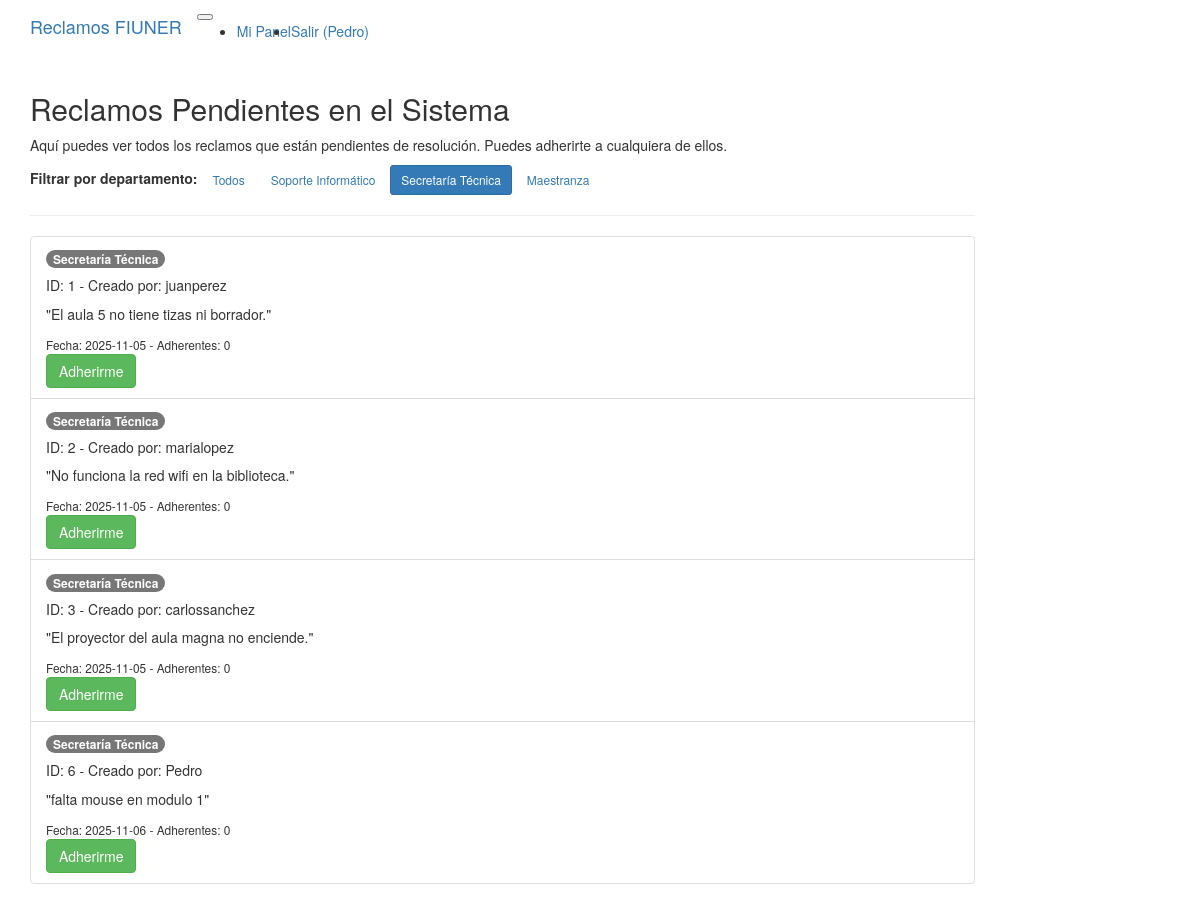
The app's page /listar_reclamos?departamento=secretaría+técnica (signed in) with its own data.
### modules/modelos_db.py (models this page shows)
class ModeloUsuario(Base):
    __tablename__ = 'usuarios'
    id = Column(Integer, primary_key=True)
    nombre = Column(String(100), nullable=False) # nullable=False significa que no puede estar vacío
    apellido = Column(String(100), nullable=False)
    email = Column(String(100), nullable=False, unique=True) # unique=True asegura que no haya emails repetidos
    nombre_usuario = Column(String(50), nullable=False, unique=True) # unique=True asegura que no haya nombres de usuario repetidos
    claustro = Column(String(20), nullable=False)
    contrasena = Column(String(255), nullable=False) # Guardaremos la contraseña hasheada (más adelante)
    reclamos_creados = relationship("ModeloReclamo", back_populates="creador")
    rol = Column(String(20), nullable=False, default="final")
    departamento_asignado = Column(String(100), nullable=True) # nullable=True porque no todos los usuarios son jefes
    reclamos_adheridos = relationship(
        "ModeloReclamo",
        secondary=asociacion_reclamos_adherentes,
        back_populates="adherentes"
    )

class ModeloReclamo(Base):
    __tablename__ = 'reclamos' # Nombre de la tabla en la BD
    id = Column(Integer, primary_key=True)
    contenido = Column(String(1000), nullable=False)
    departamento = Column(String(100), nullable=False)
    timestamp = Column(DateTime, nullable=False) # Guardará fecha y hora
    estado = Column(String(20), nullable=False)
    tiempo_resolucion_asignado = Column(Integer, nullable=True) # Puede ser nulo al principio
    id_usuario_creador = Column(Integer, ForeignKey('usuarios.id'), nullable=False)
    creador = relationship("ModeloUsuario", back_populates="reclamos_creados")
    adherentes = relationship(
        "ModeloUsuario",
        secondary=asociacion_reclamos_adherentes,
        back_populates="reclamos_adheridos"
    )

### server.py (the view)
@app.route("/listar_reclamos")
@gestor_login.se_requiere_login
def listar_reclamos():
    filtro_depto = request.args.get('departamento', None)
    lista_reclamos = []
    if filtro_depto:
        lista_reclamos = sistema.buscar_reclamos_pendientes_por_departamento(filtro_depto)
    else:
        lista_reclamos = sistema.buscar_reclamos_pendientes_todos()
    departamentos_posibles = ["soporte informático", "secretaría técnica", "maestranza"]
    return render_template("listar_reclamos.html",
                           reclamos=lista_reclamos,
                           departamentos=departamentos_posibles,
                           filtro_actual=filtro_depto)

### modules/gestor_login.py (called while the page is built)
    @property
    def usuario_actual(self) -> UsuarioLogin | None:
        return current_user if current_user.is_authenticated else None

    @property
    def usuario_autenticado(self) -> bool:
        return current_user.is_authenticated

        @login_manager.user_loader
        def cargar_usuario_actual(id_usuario_str: str):
            try:
                id_usuario_int = int(id_usuario_str)
            except ValueError:
                return None # Si el ID no es un número, es inválido
            entidad = self.__repo_usuarios.obtener_por_id(id_usuario_int)
            if entidad:
                return UsuarioLogin(entidad)
            else:
                return None

### modules/reclamo.py (called while the page is built)
    @property
    def id_reclamo(self) -> int:
        return self.__id_reclamo

    @property
    def usuario_creador(self) -> Usuario:
        return self.__usuario_creador

    @property
    def contenido(self) -> str:
        return self.__contenido

    @property
    def departamento(self) -> str:
        return self.__departamento

    @property
    def timestamp(self) -> datetime.datetime:
        return self.__timestamp

    @property
    def numero_adherentes(self) -> int:
        return len(self.__adherentes)

### modules/repositorio_concreto.py (called while the page is built)
    def obtener_por_id(self, id: int) -> Optional[Usuario]:
        modelo = self.__session.query(ModeloUsuario).get(id)
        return self.__map_modelo_a_entidad(modelo) if modelo else None

    def obtener_todos_por_filtro(self, **kwargs) -> List[Reclamo]:
        modelos = self.__session.query(ModeloReclamo).filter_by(**kwargs).all()
        return [self.__map_modelo_a_entidad(m) for m in modelos]

### modules/sistema.py (called while the page is built, shortened)
    def buscar_reclamos_pendientes_por_departamento(self, departamento: str) -> List[Reclamo]:
        reclamos_encontrados = self.__repo_reclamos.obtener_todos_por_filtro(
            estado="pendiente",
            departamento=departamento
        )
        return reclamos_encontrados

### modules/usuario.py (called while the page is built)
    @property
    def nombre_usuario(self) -> str:
        return self.__nombre_usuario

    @property
    def id_bd(self) -> int | None:
        return self.__id_bd

### server.py (called while the page is built)
@app.context_processor
def inject_gestor_login():
    return dict(gestor_login=gestor_login)

### templates/listar_reclamos.html
{% extends 'base.html' %}
{% block page_content %}
    <div class="row">
        <div class="col-md-10 offset-md-1">
            <h2>Reclamos Pendientes en el Sistema</h2>
            <p>Aquí puedes ver todos los reclamos que están pendientes de resolución. Puedes adherirte a cualquiera de ellos.</p>
            <div class="mb-3">
                <strong>Filtrar por departamento:</strong>
                <a href="{{ url_for('listar_reclamos') }}" class="btn btn-sm btn-{{ 'primary' if not filtro_actual else 'outline-secondary' }}">
                    Todos
                </a>
                {% for depto in departamentos %}
                    <a href="{{ url_for('listar_reclamos', departamento=depto) }}" class="btn btn-sm btn-{{ 'primary' if filtro_actual == depto else 'outline-secondary' }}">
                        {{ depto.title() }}
                    </a>
                {% endfor %}
            </div>
            <hr>
            <div class="list-group">
            {% if reclamos %}
                {% for reclamo in reclamos %}
                    <div class="list-group-item d-flex justify-content-between align-items-center">
                        <div>
                            <span class="badge bg-info text-dark">{{ reclamo.departamento.title() }}</span>
                            <h5 class="mb-1">ID: {{ reclamo.id_reclamo }} - Creado por: {{ reclamo.usuario_creador.nombre_usuario }}</h5>
                            <p class="mb-1 fst-italic">"{{ reclamo.contenido }}"</p>
                            <small>Fecha: {{ reclamo.timestamp.strftime('%Y-%m-%d') }} - Adherentes: {{ reclamo.numero_adherentes }}</small>
                        </div>
                        <form action="{{ url_for('adherir_reclamo', id_reclamo=reclamo.id_reclamo) }}" method="POST">
                             <button type="submit" class="btn btn-success">Adherirme</button>
                        </form>
                    </div>
                {% endfor %}
            {% else %}
                <div class="alert alert-warning" role="alert">
                    No se encontraron reclamos pendientes{% if filtro_actual %} para el departamento <b>{{ filtro_actual }}</b>{% endif %}.
                </div>
            {% endif %}
            </div>
        </div>
    </div>
{% endblock %}

### templates/base.html (shortened to what this page needs)
{% extends 'bootstrap/base.html' %}
{% block navbar %}
<nav class="navbar navbar-expand-lg navbar-dark bg-dark">
    <div class="container">
        <a class="navbar-brand" href="{{ url_for('inicio') }}">Reclamos FIUNER</a>
        <button class="navbar-toggler" type="button" data-bs-toggle="collapse" data-bs-target="#navbarNav" aria-controls="navbarNav" aria-expanded="false" aria-label="Toggle navigation">
        </button>
        <div class="collapse navbar-collapse" id="navbarNav">
            <ul class="navbar-nav ms-auto">
                {% if gestor_login.usuario_autenticado %}
                    <li class="nav-item">
                        <a class="nav-link" href="{{ url_for('panel_principal') }}">Mi Panel</a>
                    </li>
                    <li class="nav-item">
                        <a class="nav-link" href="{{ url_for('logout') }}">Salir ({{ gestor_login.usuario_actual.nombre_usuario }})</a>
                    </li>
                {% endif %}
            </ul>
        </div>
    </div>
</nav>
{% endblock %}
{% block content %}
<div class="container mt-4">
    {% block page_content %}{% endblock %}
</div>
{% endblock %}

### records on screen
ModeloUsuario: usuario_actual.nombre_usuario "Pedro"
ModeloReclamo: departamento "Secretaría Técnica", id_reclamo "1", usuario_creador.nombre_usuario "juanperez", contenido "El aula 5 no tiene tizas ni borrador.", timestamp "2025-11-05", numero_adherentes "0"
ModeloReclamo: departamento "Secretaría Técnica", id_reclamo "2", usuario_creador.nombre_usuario "marialopez", contenido "No funciona la red wifi en la biblioteca.", timestamp "2025-11-05", numero_adherentes "0"
ModeloReclamo: departamento "Secretaría Técnica", id_reclamo "3", usuario_creador.nombre_usuario "carlossanchez", contenido "El proyector del aula magna no enciende.", timestamp "2025-11-05", numero_adherentes "0"
ModeloReclamo: departamento "Secretaría Técnica", id_reclamo "6", usuario_creador.nombre_usuario "Pedro", contenido "falta mouse en modulo 1", timestamp "2025-11-06", numero_adherentes "0"

### other values on screen
{{ depto.title() }} "Soporte Informático" "Secretaría Técnica" "Maestranza"
